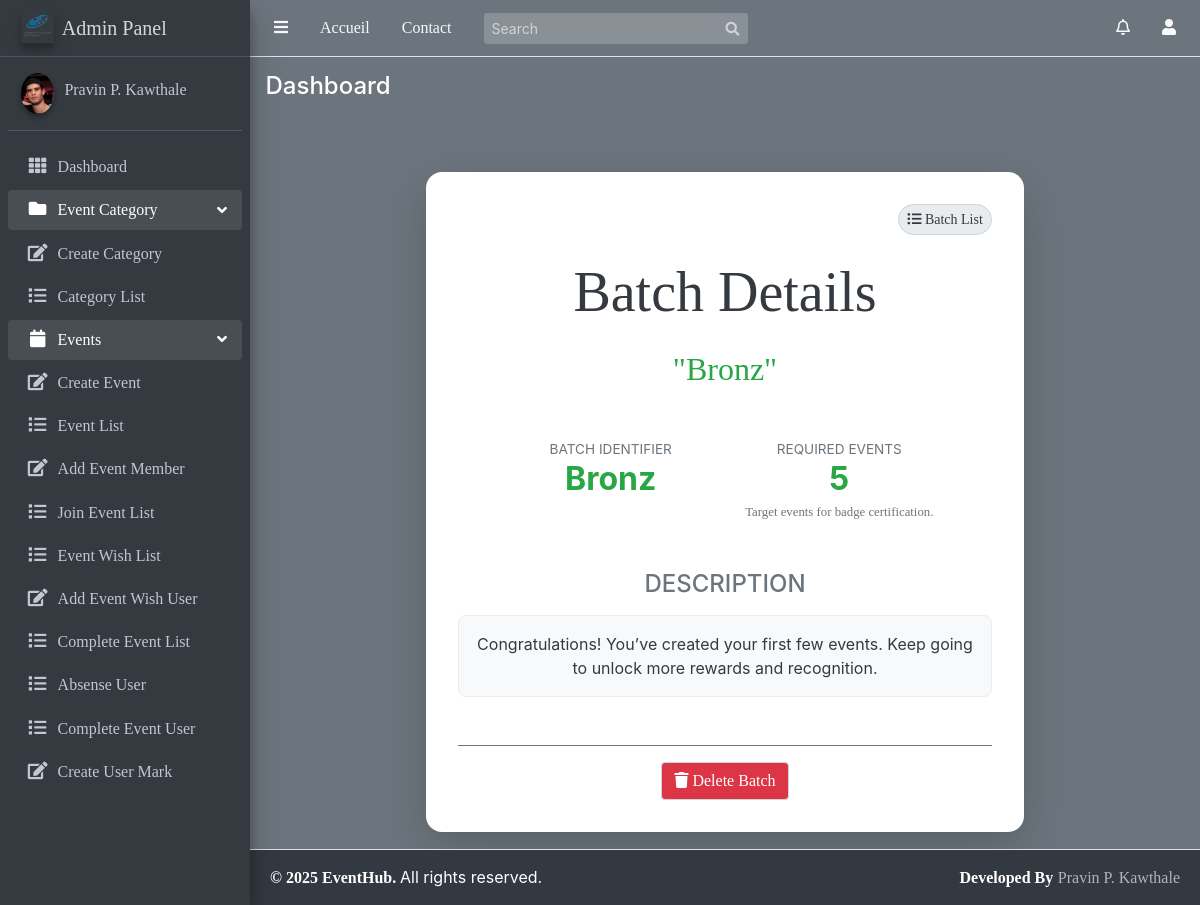
The app's page /Events/detail-batch/10/ (signed in) with its own data.
### user/models.py (models this page shows, shortened)
class Batch(models.Model):
    name=models.CharField(max_length=100)
    description=models.TextField(blank=True)
    required_events=models.PositiveIntegerField(unique=True,default=0)
    image=models.ImageField(upload_to='batch_images/',null=True,blank=True)

### user/views.py (the view, shortened to what this page needs)
# urls.py: path('detail-batch/<int:pk>/', user_views.DetailBatch.as_view(), name='detail_batch'),
class DetailBatch(LoginRequiredMixin,DetailView):
    model=Batch
    template_name='user/batch_detail.html'
    context_object_name='batch'
    def get_context_data(self,**kwargs):
        context=super().get_context_data(**kwargs)
        batch=self.get_object()
        count=Event.objects.filter(participants=self.request.user).count()
        if batch.required_events <= count:
            context['show_description'] = True
        return context

### user/context_processors.py (called while the page is built)
def notifications(request):
    if request.user.is_authenticated:
        navbar_notifications = Notification.objects.filter(
            receiver=request.user
        ).order_by('-timestamp')[:5]  # latest 5 notifications
        navbar_unread_count = Notification.objects.filter(
            receiver=request.user,
            is_read=False
        ).count()
    else:
        navbar_notifications = []
        navbar_unread_count = 0
    return {
        'navbar_notifications': navbar_notifications,
        'navbar_unread_count': navbar_unread_count
    }

### templates/user/batch_detail.html (shortened to what this page needs)
{% extends 'base/base.html' %}
{% block content %}
<div class="container mt-5">
    <div class="row justify-content-center">
        <div class="col-lg-8 col-md-10">
            <div class="card shadow-lg border-0 achievement-card">
                <div class="d-flex justify-content-end mb-4">
                     <a href="{% url 'list_batch' %}" class="btn btn-sm header-btn rounded-pill">
                        <i class="fas fa-list-ul me-2"></i> Batch List
                    </a>
                </div>
                <h1 class="display-4 mb-4" style="color: #343a40; font-weight: 300;">
                    Batch Details
                </h1>
                <h2 class="mb-5" style="color: #28a745;">
                    "{{ batch.name }}"
                </h2>
                <div class="row mb-5 justify-content-center">
                    <div class="col-md-5 mb-4 mb-md-0">
                        <span class="data-label">Batch Identifier</span>
                        <div class="data-value">{{ batch.name }}</div>
                    </div>
                    <div class="col-md-5">
                        <span class="data-label">Required Events</span>
                        <div class="data-value">{{ batch.required_events }}</div>
                        <p class="text-muted mt-1 mb-0" style="font-size: 0.8rem;">
                            Target events for badge certification.
                        </p>
                    </div>
                </div>
                <div class="row justify-content-center">
                    <div class="col-12">
                        <h4 class="mb-3" style="color: #6c757d; text-transform: uppercase;">Description</h4>
                        <div class="description-box text-center">
                            {% if batch.description %}
                                {{ batch.description|linebreaksbr }}
                            {% else %}
                                <em class="text-muted">No detailed description provided for this batch.</em>
                            {% endif %}
                        </div>
                    </div>
                </div>
                <div class="mt-5 pt-3 border-top border-secondary d-flex justify-content-center">
                    <a href="{% url 'delete_batch' batch.pk %}" class="btn footer-btn" style="background-color: #dc3545 !important; color: white !important;">
                        <i class="fas fa-trash me-1"></i> Delete Batch
                    </a>
                </div>
            </div>
        </div>
    </div>
</div>
{% endblock content %}

### templates/user/batch_detail.html (style rules this page uses)
body { background-color: #f0f2f5 !important; }
.achievement-card { background: #ffffff; color: #343a40; border: 1px solid #ced4da; border-radius: 1rem; padding: 2rem; text-align: center; transition: transform 0.3s ease-in-out; animation: subtleGlow 4s infinite alternate; }
.custom-header, .header-btn, .footer-btn { background-color: #e9ecef !important; color: #343a40 !important; border: 1px solid #ced4da !important; transition: background-color 0.3s; }
.data-label { font-weight: 400; color: #6c757d; margin-bottom: 0.1rem; text-transform: uppercase; font-size: 0.85rem; }
.data-value { font-size: 2rem; font-weight: 700; color: #28a745; line-height: 1.2; }
.description-box { background: #f8f9fa; border-radius: 0.5rem; padding: 1rem; text-align: left; color: #343a40; font-size: 1rem; border: 1px solid #e9ecef; }

### records on screen
Batch: name "Bronz", required_events "5", description "Congratulations! You’ve created your first few events. Keep going to unlock more rewards and recognition."
